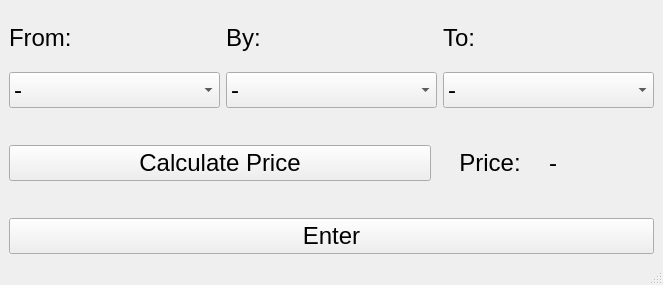
<?xml version="1.0" encoding="UTF-8"?>
<ui version="4.0">
 <class>MainWindow</class>
 <widget class="QMainWindow" name="MainWindow">
  <property name="geometry">
   <rect>
    <x>0</x>
    <y>0</y>
    <width>663</width>
    <height>285</height>
   </rect>
  </property>
  <property name="windowTitle">
   <string>MainWindow</string>
  </property>
  <widget class="QWidget" name="centralwidget">
   <layout class="QVBoxLayout" name="verticalLayout_4">
    <item>
     <layout class="QHBoxLayout" name="horizontalLayout">
      <item>
       <layout class="QVBoxLayout" name="verticalLayout">
        <item>
         <widget class="QLabel" name="label">
          <property name="font">
           <font>
            <pointsize>18</pointsize>
           </font>
          </property>
          <property name="text">
           <string>From:</string>
          </property>
         </widget>
        </item>
        <item>
         <widget class="QComboBox" name="FromComboBox">
          <property name="font">
           <font>
            <pointsize>18</pointsize>
           </font>
          </property>
          <property name="editable">
           <bool>false</bool>
          </property>
          <item>
           <property name="text">
            <string>-</string>
           </property>
          </item>
          <item>
           <property name="text">
            <string>Asia</string>
           </property>
          </item>
          <item>
           <property name="text">
            <string>Europe</string>
           </property>
          </item>
          <item>
           <property name="text">
            <string>North America</string>
           </property>
          </item>
          <item>
           <property name="text">
            <string>South America</string>
           </property>
          </item>
          <item>
           <property name="text">
            <string>Africa</string>
           </property>
          </item>
          <item>
           <property name="text">
            <string>Australia</string>
           </property>
          </item>
         </widget>
        </item>
       </layout>
      </item>
      <item>
       <layout class="QVBoxLayout" name="verticalLayout_2">
        <item>
         <widget class="QLabel" name="label_2">
          <property name="font">
           <font>
            <pointsize>18</pointsize>
           </font>
          </property>
          <property name="text">
           <string>By:</string>
          </property>
         </widget>
        </item>
        <item>
         <widget class="QComboBox" name="TransportComboBox">
          <property name="font">
           <font>
            <pointsize>18</pointsize>
           </font>
          </property>
          <item>
           <property name="text">
            <string>-</string>
           </property>
          </item>
          <item>
           <property name="text">
            <string>Sea</string>
           </property>
          </item>
          <item>
           <property name="text">
            <string>Ground</string>
           </property>
          </item>
          <item>
           <property name="text">
            <string>Air</string>
           </property>
          </item>
         </widget>
        </item>
       </layout>
      </item>
      <item>
       <layout class="QVBoxLayout" name="verticalLayout_3">
        <item>
         <widget class="QLabel" name="label_3">
          <property name="font">
           <font>
            <pointsize>18</pointsize>
           </font>
          </property>
          <property name="text">
           <string>To:</string>
          </property>
         </widget>
        </item>
        <item>
         <widget class="QComboBox" name="ToComboBox">
          <property name="font">
           <font>
            <pointsize>18</pointsize>
           </font>
          </property>
          <property name="editable">
           <bool>false</bool>
          </property>
          <item>
           <property name="text">
            <string>-</string>
           </property>
          </item>
          <item>
           <property name="text">
            <string>Asia</string>
           </property>
          </item>
          <item>
           <property name="text">
            <string>Europe</string>
           </property>
          </item>
          <item>
           <property name="text">
            <string>North America</string>
           </property>
          </item>
          <item>
           <property name="text">
            <string>South America</string>
           </property>
          </item>
          <item>
           <property name="text">
            <string>Africa</string>
           </property>
          </item>
          <item>
           <property name="text">
            <string>Australia</string>
           </property>
          </item>
         </widget>
        </item>
       </layout>
      </item>
     </layout>
    </item>
    <item>
     <layout class="QHBoxLayout" name="horizontalLayout_2">
      <item>
       <widget class="QPushButton" name="PricePushButton">
        <property name="sizePolicy">
         <sizepolicy hsizetype="Minimum" vsizetype="Fixed">
          <horstretch>4</horstretch>
          <verstretch>0</verstretch>
         </sizepolicy>
        </property>
        <property name="font">
         <font>
          <pointsize>18</pointsize>
         </font>
        </property>
        <property name="text">
         <string>Calculate Price</string>
        </property>
       </widget>
      </item>
      <item>
       <widget class="QLabel" name="label_4">
        <property name="sizePolicy">
         <sizepolicy hsizetype="Preferred" vsizetype="Preferred">
          <horstretch>1</horstretch>
          <verstretch>0</verstretch>
         </sizepolicy>
        </property>
        <property name="font">
         <font>
          <pointsize>18</pointsize>
         </font>
        </property>
        <property name="text">
         <string>&lt;html&gt;&lt;head/&gt;&lt;body&gt;&lt;p align=&quot;center&quot;&gt;Price:&lt;/p&gt;&lt;/body&gt;&lt;/html&gt;</string>
        </property>
       </widget>
      </item>
      <item>
       <widget class="QLabel" name="PriceLabel">
        <property name="sizePolicy">
         <sizepolicy hsizetype="Preferred" vsizetype="Preferred">
          <horstretch>1</horstretch>
          <verstretch>0</verstretch>
         </sizepolicy>
        </property>
        <property name="font">
         <font>
          <pointsize>18</pointsize>
         </font>
        </property>
        <property name="text">
         <string>-</string>
        </property>
       </widget>
      </item>
     </layout>
    </item>
    <item>
     <layout class="QHBoxLayout" name="horizontalLayout_3">
      <item>
       <widget class="QPushButton" name="FreightPushButton">
        <property name="sizePolicy">
         <sizepolicy hsizetype="Minimum" vsizetype="Fixed">
          <horstretch>1</horstretch>
          <verstretch>0</verstretch>
         </sizepolicy>
        </property>
        <property name="font">
         <font>
          <pointsize>18</pointsize>
         </font>
        </property>
        <property name="text">
         <string>Enter</string>
        </property>
       </widget>
      </item>
     </layout>
    </item>
   </layout>
  </widget>
  <widget class="QMenuBar" name="menubar">
   <property name="geometry">
    <rect>
     <x>0</x>
     <y>0</y>
     <width>663</width>
     <height>22</height>
    </rect>
   </property>
  </widget>
  <widget class="QStatusBar" name="statusbar"/>
 </widget>
 <resources/>
 <connections/>
</ui>
